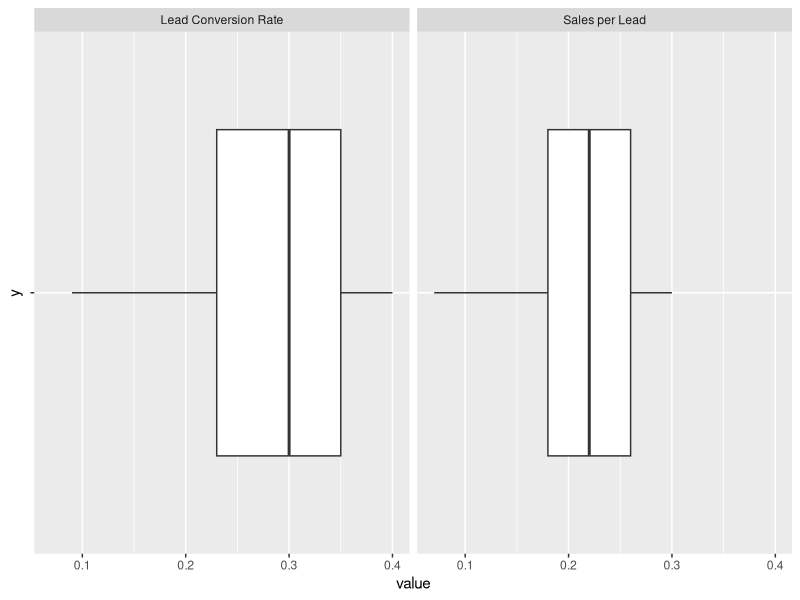
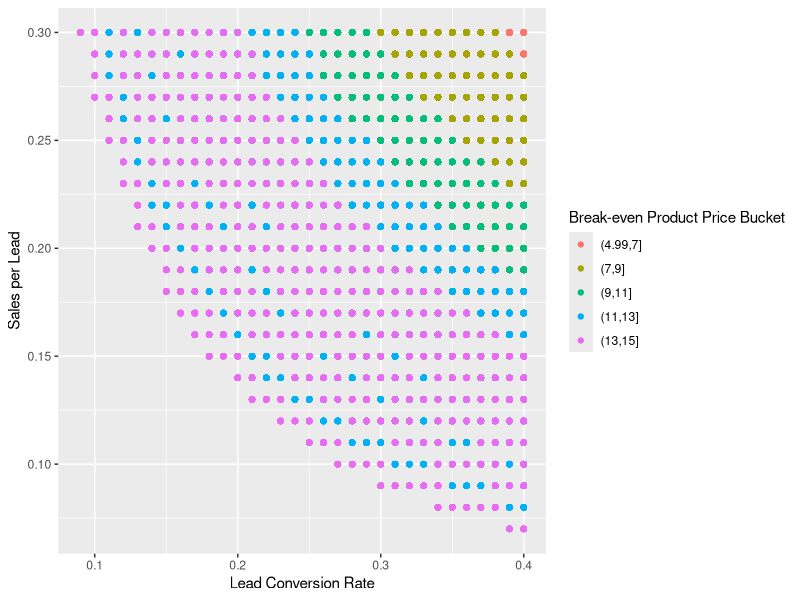

R code for these plots, in order:
## ---- chunk 1
knitr::opts_chunk$set(echo = TRUE)
## ---- chunk 2
library(tidyverse)
## ---- chunk 3
data <- expand_grid(
  volume = seq(1000, 20000, 500),
  cpc = seq(.1, 1, .1),
  lead_cr = seq(.01, .4, .01),
  sales_per_lead = seq(.01, .3, .01)
) %>%
  mutate(
    cost_per_sale = cpc / (lead_cr * sales_per_lead),
    num_of_leads = volume * lead_cr,
    num_of_sales = volume * lead_cr * sales_per_lead,
    costs = volume * cpc,
    revenue = num_of_sales * cost_per_sale 
  ) %>%
  filter(cost_per_sale <= 15, cost_per_sale >= 5, cpc >= .4, cpc <= .8) %>%
  arrange(cost_per_sale) %>%
  rename(
    `Number of prospects entering the Quiz Funnel` = volume,
    `Cost per Prospect Entering the Quiz Funnel` = cpc,
    `Lead Conversion Rate` = lead_cr,
    `Sales per Lead`=sales_per_lead,
    `Break-even Product Price` = cost_per_sale,
    `Number of generated leads` = num_of_leads,
    `Number of Sales` = num_of_sales,
    `Initial Ad Investment` =  costs,
    `Revenue` = revenue
  )

data %>% 
  select(`Lead Conversion Rate`, `Sales per Lead`) %>% 
  gather() %>% 
  ggplot(aes(x = value, y = "")) +
  geom_boxplot() +
  facet_wrap(~key)
data
## ---- chunk 4
data %>% 
  mutate(`Break-even Product Price Bucket`=cut(`Break-even Product Price`,5)) %>% 
  ggplot(aes(x = `Lead Conversion Rate`, y= `Sales per Lead`, color=`Break-even Product Price Bucket`)) +
  geom_point()
## ---- chunk 5
data %>% write_csv("realistic_ppc_scenenarios.csv")
